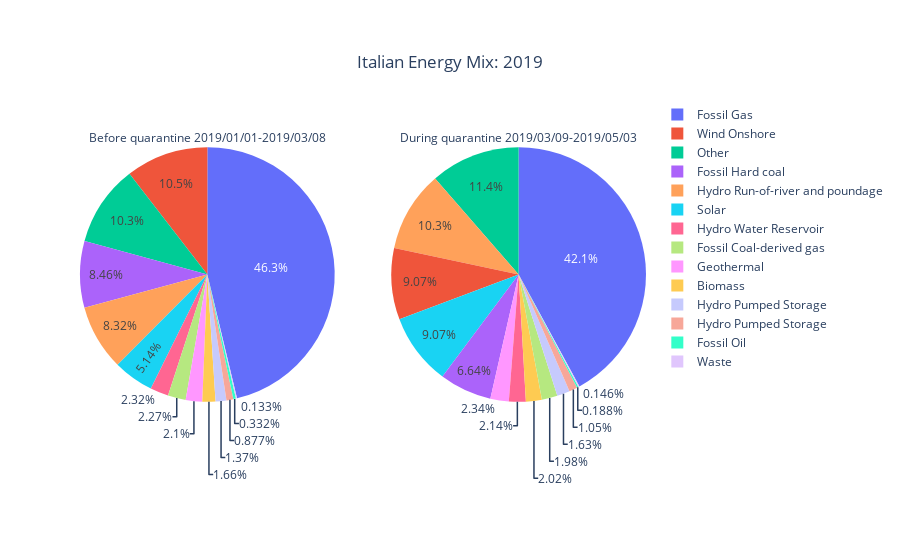

Notebook cell for this chart:
### Code cell


### Figure 1 — Plotly figure (JSON) as saved in the notebook; plotly's stock layout.template omitted (floating-point values rounded to 4 significant figures)
{"data": [{"domain": {"x": [0, 0.45], "y": [0, 1]}, "labels": ["Biomass", "Fossil Coal-derived gas", "Fossil Gas", "Fossil Hard coal", "Fossil Oil", "Geothermal", "Hydro Pumped Storage", "Hydro Pumped Storage ", "Hydro Run-of-river and poundage", "Hydro Water Reservoir", "Other", "Solar", "Waste", "Wind Onshore"], "title": {"text": "Before quarantine 2019/01/01-2019/03/08"}, "type": "pie", "values": [521.7, 711.8, 14510.0, 2654.0, 104.3, 657.8, 275.1, 430.1, 2611.0, 728.9, 3226.0, 1613.0, 41.61, 3287.0]}, {"domain": {"x": [0.55, 1], "y": [0, 1]}, "labels": ["Biomass", "Fossil Coal-derived gas", "Fossil Gas", "Fossil Hard coal", "Fossil Oil", "Geothermal", "Hydro Pumped Storage", "Hydro Pumped Storage ", "Hydro Run-of-river and poundage", "Hydro Water Reservoir", "Other", "Solar", "Waste", "Wind Onshore"], "title": {"text": "During quarantine 2019/03/09-2019/05/03"}, "type": "pie", "values": [566.5, 554.6, 11770.0, 1858.0, 52.54, 655.1, 294.1, 455.1, 2872.0, 597.6, 3186.0, 2537.0, 40.75, 2538.0]}], "layout": {"title": {"text": "Italian Energy Mix: 2019", "x": 0.5, "xanchor": "center", "y": 0.9, "yanchor": "top"}}}
